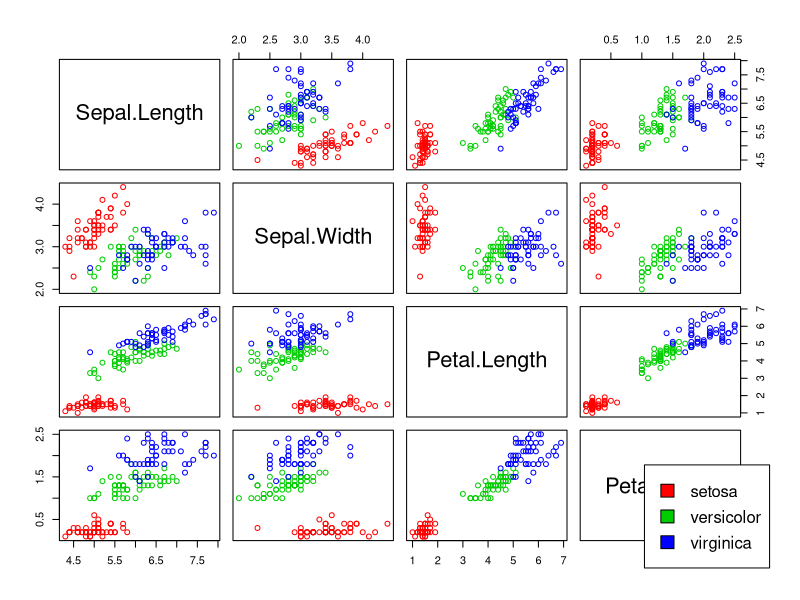

The R source for this figure:
# pair plot
# scatter plot showing correlation

# set the working directory in program
# or set the current directory as working directory in R Studio: More-> Set As working directory

working_dir = getwd()
print(working_dir)

tryCatch(
  expr = {
    current_dir = "./5_Plotting"
    setwd(current_dir)
  },
  error = function(e){ 
  }
)

# pre-installed dataset
iris.dataset = iris
# print head 3
cat("Head: \n")
print(head(iris.dataset, n=3))

# print tail 3
cat("Tail: \n")
print(tail(iris.dataset, n=3))


# file name
png(file = "5_Scatter_Plot/pair_plot.png", width = 800, height = 600)

# legend names

species = as.vector(unique(iris.dataset$Species))

pairs(iris.dataset[1:4], col = c("red", "green3", "blue")[unclass(iris$Species)])
# set graphical parameters

par(xpd=TRUE)     # xpd->TRUE: all plotting is clipped to the figure region
legend("bottomright", legend=species, fill=c("red", "green3", "blue"))
dev.off()